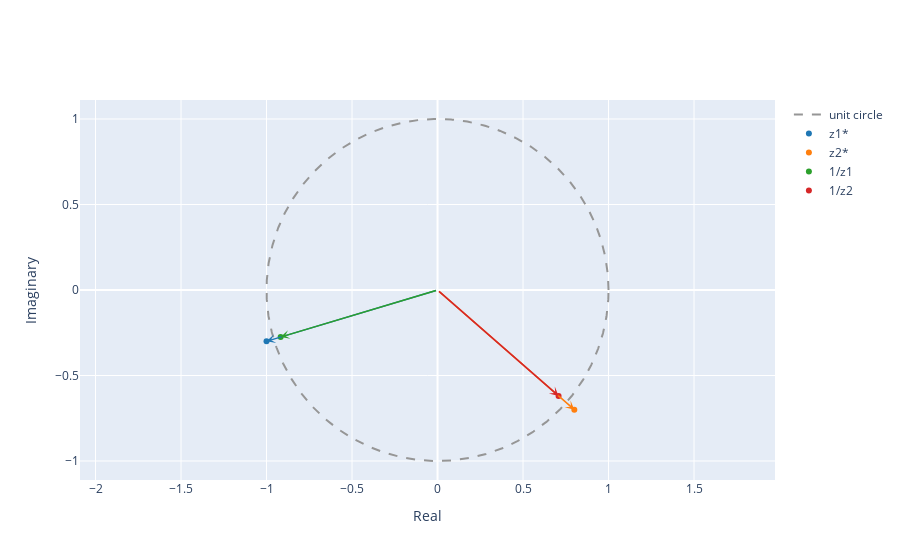

Write notebook code for a chart like this one.
### Markdown cell above
1.2. Compute the conjugate z* and the inverse 1/z for both $z_1$ and $z_2$ and plot the results as vectors in the complex plane.

### Code cell
z1_conj = np.conj(z1)
z2_conj = np.conj(z2)

z1_inv = 1 / z1
z2_inv = 1 / z2

plot_complex([z1_conj, z2_conj, z1_inv, z2_inv], name=['z1*', 'z2*', '1/z1', '1/z2'])

### Figure 1 — Plotly figure (JSON) as saved in the notebook; plotly's stock layout.template omitted (floating-point values rounded to 4 significant figures; data arrays with more than 128 entries replaced by an {"elided": "..."} marker saying what was removed)
{"data": [{"line": {"color": "rgb(150,150,150)", "dash": "dash", "shape": "linear"}, "mode": "lines", "name": "unit circle", "type": "scatter", "x": {"elided": "1000 float values"}, "y": {"elided": "1000 float values"}}, {"marker": {"color": "#1f77b4"}, "mode": "markers", "name": "z1*", "type": "scatter", "x": [-1], "y": [-0.3]}, {"marker": {"color": "#ff7f0e"}, "mode": "markers", "name": "z2*", "type": "scatter", "x": [0.8], "y": [-0.7]}, {"marker": {"color": "#2ca02c"}, "mode": "markers", "name": "1/z1", "type": "scatter", "x": [-0.9174], "y": [-0.2752]}, {"marker": {"color": "#d62728"}, "mode": "markers", "name": "1/z2", "type": "scatter", "x": [0.708], "y": [-0.6195]}], "layout": {"annotations": [{"arrowcolor": "#1f77b4", "arrowhead": 3, "arrowwidth": 1.5, "ax": 0, "axref": "x", "ay": 0, "ayref": "y", "showarrow": true, "text": "", "x": -1, "y": -0.3}, {"arrowcolor": "#ff7f0e", "arrowhead": 3, "arrowwidth": 1.5, "ax": 0, "axref": "x", "ay": 0, "ayref": "y", "showarrow": true, "text": "", "x": 0.8, "y": -0.7}, {"arrowcolor": "#2ca02c", "arrowhead": 3, "arrowwidth": 1.5, "ax": 0, "axref": "x", "ay": 0, "ayref": "y", "showarrow": true, "text": "", "x": -0.9174, "y": -0.2752}, {"arrowcolor": "#d62728", "arrowhead": 3, "arrowwidth": 1.5, "ax": 0, "axref": "x", "ay": 0, "ayref": "y", "showarrow": true, "text": "", "x": 0.708, "y": -0.6195}], "xaxis": {"title": {"text": "Real"}}, "yaxis": {"scaleanchor": "x", "scaleratio": 1, "title": {"text": "Imaginary"}}}}
